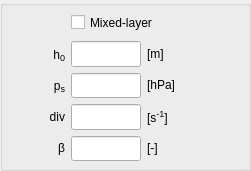
     <widget class="QGroupBox" name="ml_group">
      <property name="geometry">
       <rect>
        <x>270</x>
        <y>10</y>
        <width>251</width>
        <height>171</height>
       </rect>
      </property>
      <property name="title">
       <string/>
      </property>
      <widget class="QWidget" name="gridLayoutWidget_3">
       <property name="geometry">
        <rect>
         <x>10</x>
         <y>10</y>
         <width>241</width>
         <height>151</height>
        </rect>
       </property>
       <layout class="QGridLayout" name="ml_grid" columnstretch="1,0,1" columnminimumwidth="50,0,90">
        <property name="sizeConstraint">
         <enum>QLayout::SetMinimumSize</enum>
        </property>
        <item row="1" column="0">
         <widget class="QLabel" name="label_ml_h">
          <property name="sizePolicy">
           <sizepolicy hsizetype="Fixed" vsizetype="Preferred">
            <horstretch>0</horstretch>
            <verstretch>0</verstretch>
           </sizepolicy>
          </property>
          <property name="minimumSize">
           <size>
            <width>55</width>
            <height>0</height>
           </size>
          </property>
          <property name="maximumSize">
           <size>
            <width>55</width>
            <height>16777215</height>
           </size>
          </property>
          <property name="toolTip">
           <string/>
          </property>
          <property name="text">
           <string>&lt;html&gt;h&lt;span style=&quot; font-size:14px; vertical-align:sub;&quot;&gt;0&lt;/span&gt;&lt;/html&gt;</string>
          </property>
          <property name="alignment">
           <set>Qt::AlignRight|Qt::AlignTrailing|Qt::AlignVCenter</set>
          </property>
         </widget>
        </item>
        <item row="1" column="1">
         <widget class="QLineEdit" name="input_ml_h">
          <property name="sizePolicy">
           <sizepolicy hsizetype="Fixed" vsizetype="Expanding">
            <horstretch>0</horstretch>
            <verstretch>0</verstretch>
           </sizepolicy>
          </property>
          <property name="minimumSize">
           <size>
            <width>70</width>
            <height>0</height>
           </size>
          </property>
          <property name="maximumSize">
           <size>
            <width>70</width>
            <height>16777215</height>
           </size>
          </property>
          <property name="toolTip">
           <string>initial ABL height</string>
          </property>
          <property name="text">
           <string/>
          </property>
          <property name="alignment">
           <set>Qt::AlignRight|Qt::AlignTrailing|Qt::AlignVCenter</set>
          </property>
         </widget>
        </item>
        <item row="2" column="0">
         <widget class="QLabel" name="label_ml_ps">
          <property name="sizePolicy">
           <sizepolicy hsizetype="Fixed" vsizetype="Preferred">
            <horstretch>0</horstretch>
            <verstretch>0</verstretch>
           </sizepolicy>
          </property>
          <property name="minimumSize">
           <size>
            <width>55</width>
            <height>0</height>
           </size>
          </property>
          <property name="maximumSize">
           <size>
            <width>55</width>
            <height>16777215</height>
           </size>
          </property>
          <property name="toolTip">
           <string/>
          </property>
          <property name="text">
           <string>&lt;html&gt;p&lt;span style=&quot; font-size:14px; vertical-align:sub;&quot;&gt;s&lt;/span&gt;&lt;/html&gt;</string>
          </property>
          <property name="alignment">
           <set>Qt::AlignRight|Qt::AlignTrailing|Qt::AlignVCenter</set>
          </property>
         </widget>
        </item>
        <item row="2" column="1">
         <widget class="QLineEdit" name="input_ml_ps">
          <property name="sizePolicy">
           <sizepolicy hsizetype="Fixed" vsizetype="Expanding">
            <horstretch>0</horstretch>
            <verstretch>0</verstretch>
           </sizepolicy>
          </property>
          <property name="minimumSize">
           <size>
            <width>70</width>
            <height>0</height>
           </size>
          </property>
          <property name="maximumSize">
           <size>
            <width>70</width>
            <height>16777215</height>
           </size>
          </property>
          <property name="toolTip">
           <string>surface pressure</string>
          </property>
          <property name="text">
           <string/>
          </property>
          <property name="alignment">
           <set>Qt::AlignRight|Qt::AlignTrailing|Qt::AlignVCenter</set>
          </property>
         </widget>
        </item>
        <item row="3" column="0">
         <widget class="QLabel" name="label_ml_ws">
          <property name="sizePolicy">
           <sizepolicy hsizetype="Fixed" vsizetype="Preferred">
            <horstretch>0</horstretch>
            <verstretch>0</verstretch>
           </sizepolicy>
          </property>
          <property name="minimumSize">
           <size>
            <width>55</width>
            <height>0</height>
           </size>
          </property>
          <property name="maximumSize">
           <size>
            <width>55</width>
            <height>16777215</height>
           </size>
          </property>
          <property name="toolTip">
           <string/>
          </property>
          <property name="text">
           <string>&lt;html&gt;div&lt;/html&gt;</string>
          </property>
          <property name="alignment">
           <set>Qt::AlignRight|Qt::AlignTrailing|Qt::AlignVCenter</set>
          </property>
         </widget>
        </item>
        <item row="3" column="1">
         <widget class="QLineEdit" name="input_ml_omegas">
          <property name="sizePolicy">
           <sizepolicy hsizetype="Fixed" vsizetype="Expanding">
            <horstretch>0</horstretch>
            <verstretch>0</verstretch>
           </sizepolicy>
          </property>
          <property name="minimumSize">
           <size>
            <width>70</width>
            <height>0</height>
           </size>
          </property>
          <property name="maximumSize">
           <size>
            <width>70</width>
            <height>16777215</height>
           </size>
          </property>
          <property name="toolTip">
           <string>large scale divergence</string>
          </property>
          <property name="text">
           <string/>
          </property>
          <property name="alignment">
           <set>Qt::AlignRight|Qt::AlignTrailing|Qt::AlignVCenter</set>
          </property>
         </widget>
        </item>
        <item row="1" column="2">
         <widget class="QLabel" name="unitlabel_ml_h">
          <property name="toolTip">
           <string/>
          </property>
          <property name="text">
           <string>&lt;html&gt;[m]&lt;/html&gt;</string>
          </property>
          <property name="alignment">
           <set>Qt::AlignLeading|Qt::AlignLeft|Qt::AlignVCenter</set>
          </property>
         </widget>
        </item>
        <item row="2" column="2">
         <widget class="QLabel" name="unitlabel_ml_ps">
          <property name="toolTip">
           <string/>
          </property>
          <property name="text">
           <string>&lt;html&gt;[hPa]&lt;/html&gt;</string>
          </property>
          <property name="alignment">
           <set>Qt::AlignLeading|Qt::AlignLeft|Qt::AlignVCenter</set>
          </property>
         </widget>
        </item>
        <item row="3" column="2">
         <widget class="QLabel" name="unitlabel_ml_ws">
          <property name="toolTip">
           <string/>
          </property>
          <property name="text">
           <string>&lt;html&gt;[s&lt;span style=&quot;font-size: 14px; vertical-align:super;&quot;&gt;-1&lt;/span&gt;]&lt;/html&gt;</string>
          </property>
          <property name="alignment">
           <set>Qt::AlignLeading|Qt::AlignLeft|Qt::AlignVCenter</set>
          </property>
         </widget>
        </item>
        <item row="4" column="0">
         <widget class="QLabel" name="label_ml_beta">
          <property name="sizePolicy">
           <sizepolicy hsizetype="Fixed" vsizetype="Preferred">
            <horstretch>0</horstretch>
            <verstretch>0</verstretch>
           </sizepolicy>
          </property>
          <property name="minimumSize">
           <size>
            <width>55</width>
            <height>0</height>
           </size>
          </property>
          <property name="maximumSize">
           <size>
            <width>55</width>
            <height>16777215</height>
           </size>
          </property>
          <property name="toolTip">
           <string/>
          </property>
          <property name="text">
           <string>&lt;html&gt;β&lt;/html&gt;</string>
          </property>
          <property name="alignment">
           <set>Qt::AlignRight|Qt::AlignTrailing|Qt::AlignVCenter</set>
          </property>
         </widget>
        </item>
        <item row="4" column="1">
         <widget class="QLineEdit" name="input_ml_beta">
          <property name="sizePolicy">
           <sizepolicy hsizetype="Fixed" vsizetype="Expanding">
            <horstretch>0</horstretch>
            <verstretch>0</verstretch>
           </sizepolicy>
          </property>
          <property name="minimumSize">
           <size>
            <width>70</width>
            <height>0</height>
           </size>
          </property>
          <property name="maximumSize">
           <size>
            <width>70</width>
            <height>16777215</height>
           </size>
          </property>
          <property name="toolTip">
           <string>entrainment ratio for virtual heat</string>
          </property>
          <property name="text">
           <string/>
          </property>
          <property name="alignment">
           <set>Qt::AlignRight|Qt::AlignTrailing|Qt::AlignVCenter</set>
          </property>
         </widget>
        </item>
        <item row="4" column="2">
         <widget class="QLabel" name="unitlabel_ml_beta">
          <property name="toolTip">
           <string/>
          </property>
          <property name="text">
           <string>&lt;html&gt;[-]&lt;/html&gt;</string>
          </property>
          <property name="alignment">
           <set>Qt::AlignLeading|Qt::AlignLeft|Qt::AlignVCenter</set>
          </property>
         </widget>
        </item>
        <item row="0" column="1" colspan="2">
         <widget class="QCheckBox" name="sw_ml">
          <property name="minimumSize">
           <size>
            <width>0</width>
            <height>25</height>
           </size>
          </property>
          <property name="maximumSize">
           <size>
            <width>16777215</width>
            <height>25</height>
           </size>
          </property>
          <property name="toolTip">
           <string>mixed-layer model switch</string>
          </property>
          <property name="layoutDirection">
           <enum>Qt::LeftToRight</enum>
          </property>
          <property name="text">
           <string>Mixed-layer</string>
          </property>
         </widget>
        </item>
       </layout>
      </widget>
     </widget>
